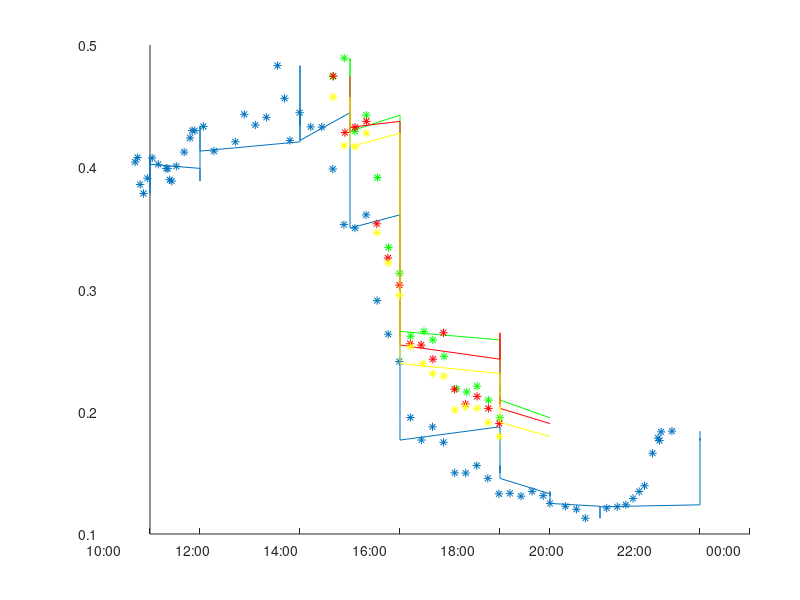

This chart was generated by the following MATLAB code:
clear all;

load 22_Ene_DGF.lev10.mat

hold on

plot(aeronet.udate, aeronet.AOT_440, '-*' )

load AOT_datos_marcos_fix.mat
plot(calan_data.udate, calan_data.AOT_414_nm, '-g*');

load AOT_datos_roberto_fix.mat
plot(calan_data.udate, calan_data.AOT_414_nm, '-r*');

load AOT_datos_falvey_fix.mat
plot(calan_data.udate, calan_data.AOT_414_nm, '-y*');

hold off

datetick;